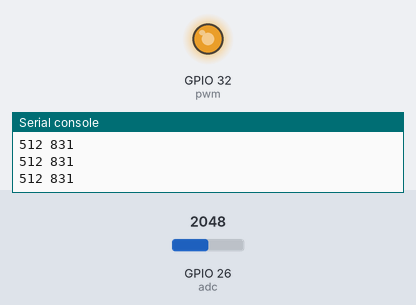
The program below on a simulated ESP32 board running MicroPython. On the bench: output pins drawn as LEDs (lit = HIGH), the last lines printed to the serial console. Inputs (shaded band) come from the test bench; at power-on: GPIO 26 (adc) = 2048 (analog values on the 0–4095 scale). At 2.8 s the program stops and its outputs stay as they are.

Above: at 1.2 s.
1.3 s: GPIO 26 (adc) set to 1228
At 1.9 s:
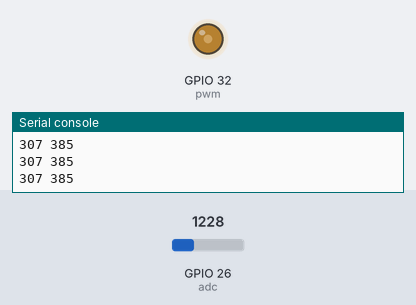
2.8 s: GPIO 26 (adc) set to 491
At 3.2 s:
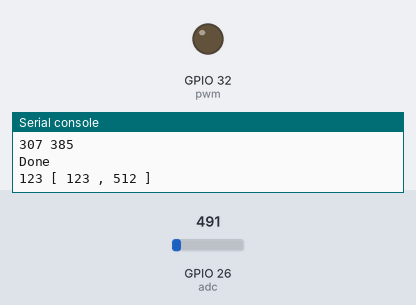
Timing chart, 0 to 4.3 s (numbered marks = the images above; inputs shaded):
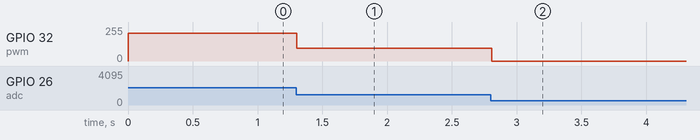

The program:

ledAndPhoto.py
```python
from machine import Pin, PWM, ADC

def map_range(x, in_min, in_max, out_min, out_max):
    return (x - in_min) * (out_max - out_min) // (in_max - in_min) + out_min

adc = ADC(Pin(26))
adc.atten(ADC.ATTN_11DB)
adc.width(ADC.WIDTH_10BIT)

import time

min = 10_000
max = 0

pwm = PWM(Pin(32,Pin.OUT), 1000)

try:
    while True:
        adcValue = adc.read()
        if adcValue < min:
            min = adcValue
        if adcValue > max:
            max = adcValue

        scaled = map_range(adcValue, 130, 600, 0, 1023)
        # valori scalati calcolati sulla luce dell'ambiente di test
        pwm.duty(scaled)
        print(adcValue, scaled)
        time.sleep_ms(100)
except:
    pwm.deinit()
    print("Done")
    print(adcValue, '[', min, ',', max, ']')
```

Measured:
- after the input at 1.3 s, GPIO 32 (pwm): 207/255 → 96/255 at once
- after the input at 2.8 s, GPIO 32 (pwm): 96/255 → 0/255 at once
